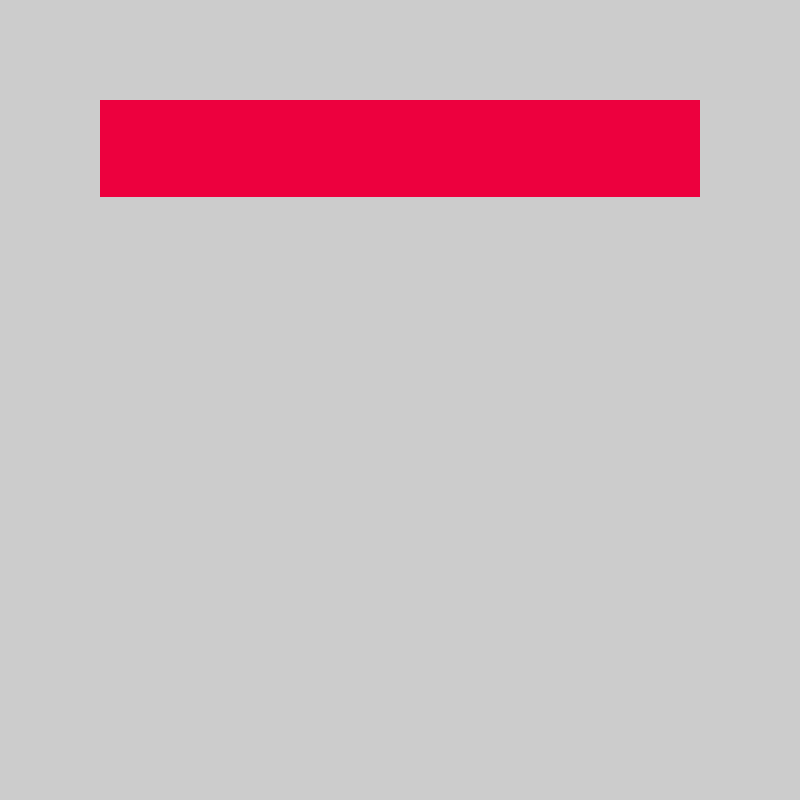
Frame 1 (no input)
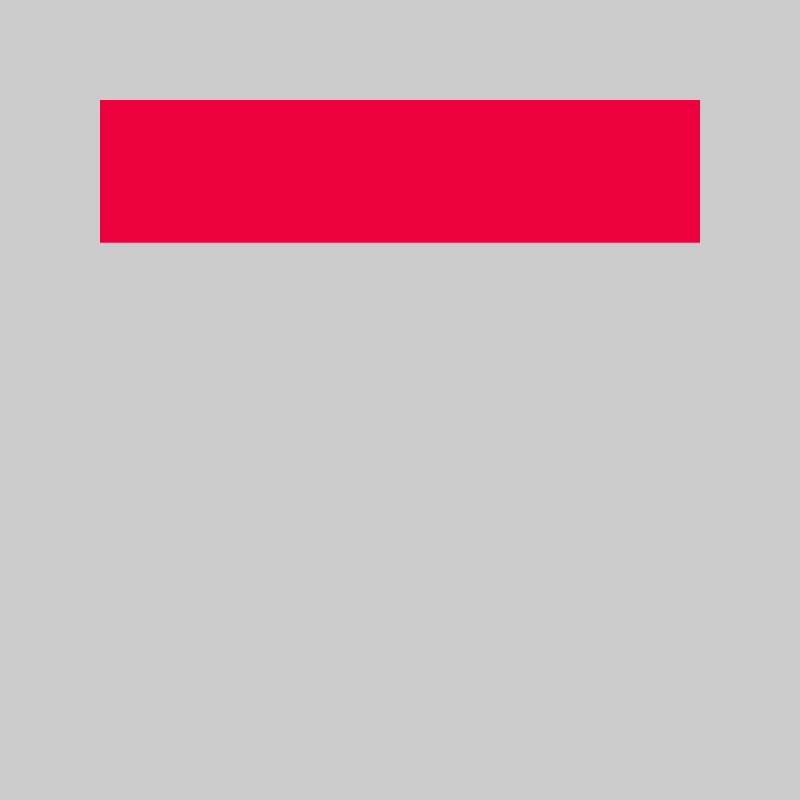
Frame 60 (the mouse pressed at the canvas centre just before this capture)
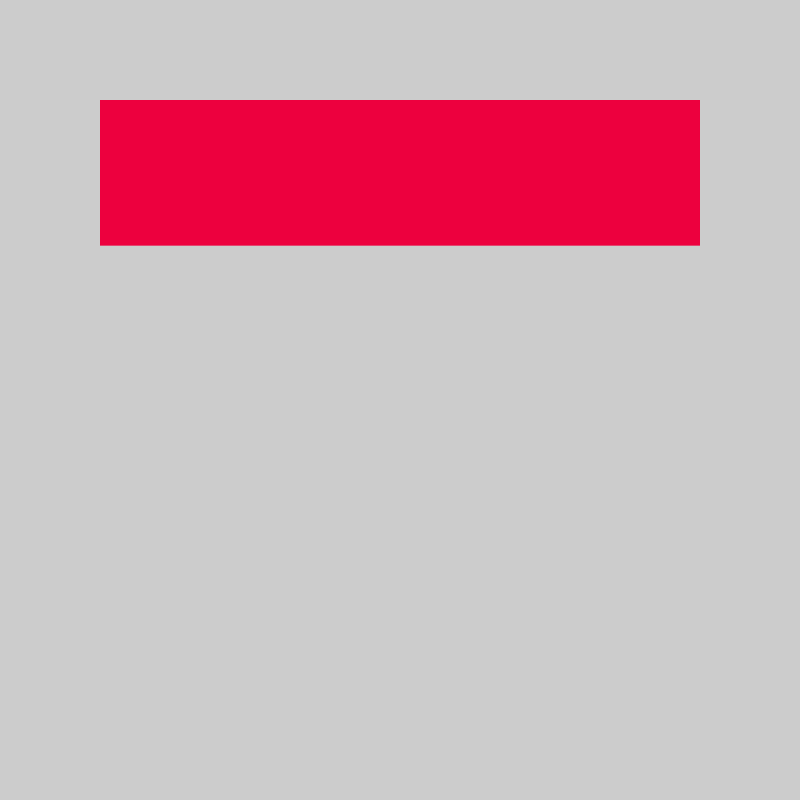
Frame 120 (the mouse held since frame 60 and released just before this capture)

The Processing sketch that drew these frames (run headless with seeded random() and noise(); from frame 60 on, the mouse is pressed at the canvas centre):

// Processing sketch: p2_hasard
// ── p2_hasard.pde
color couleurRectangle = color(237, 0, 62);
int debutX = 100;
int debutY = 100;
int largeur = 600;
int hauteurMax = 150;

void setup() {
    size(800, 800);
}

void draw() {
    noStroke();
    fill(couleurRectangle);
    rect(debutX, debutY, largeur, random(0, hauteurMax)); // Dessin d'un rectangle avec une hauteur aléatoire
}
